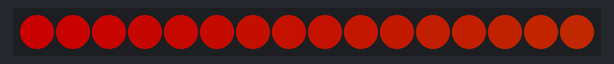
The sketch below on a simulated Arduino Uno, built with avr-gcc and run on an emulated ATmega328P. On the bench: 16 RGB LEDs in strip order, left to right. Dim RGB values are drawn brighter than linear.

Above: at 0.16 s.
At 4.96 s:
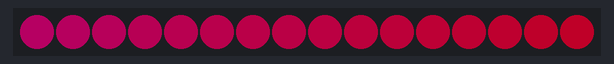
At 10.07 s:
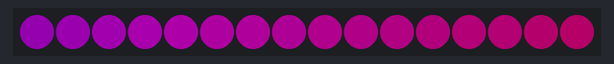
At 19.99 s:
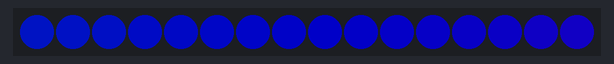
At 29.91 s:
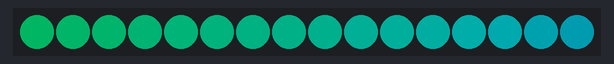
At 39.83 s:
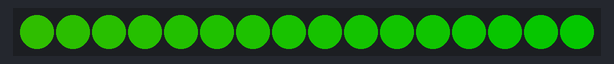

The sketch:

vattentanksljus.ino
```cpp
#include <Adafruit_NeoPixel.h>

int ledPin = 10;
int ledCount = 16;

unsigned long onFor = 8*60*60*1000;
unsigned long offFor = 16*60*60*1000;
unsigned long dayLength = onFor + offFor;

Adafruit_NeoPixel strip(ledCount, ledPin, NEO_GRB + NEO_KHZ800);


void setup()
{
  strip.begin();           // INITIALIZE NeoPixel strip object (REQUIRED)
  strip.setBrightness(100); // Set BRIGHTNESS to about 1/5 (max = 255)
  strip.show();            // Turn OFF all pixels ASAP
}

void loop() {
  bool on = true;
  unsigned long now = millis();
  unsigned long timeIntoDay = now % dayLength;
  if(timeIntoDay > onFor)
  {
    on = false;
  }

  if(on) {
    strip.setBrightness(100);
    rainbow(20);
  } else {
    strip.setBrightness(0);
    strip.show();
  }
}

// Input a value 0 to 255 to get a color value.
// The colours are a transition r - g - b - back to r.
uint32_t Wheel(byte WheelPos) {
  WheelPos = 255 - WheelPos;
  if(WheelPos < 85) {
    return strip.Color(255 - WheelPos * 3, 0, WheelPos * 3);
  }
  if(WheelPos < 170) {
    WheelPos -= 85;
    return strip.Color(0, WheelPos * 3, 255 - WheelPos * 3);
  }
  WheelPos -= 170;
  return strip.Color(WheelPos * 3, 255 - WheelPos * 3, 0);
}

void rainbow(uint8_t wait) {
  uint16_t i, j;

  for(j=0; j<256; j++) {
    for(i=0; i<strip.numPixels(); i++) {
      strip.setPixelColor(i, Wheel((i+j) & 255));
    }
    strip.show();
    delay(wait);
  }
}

void blinky(uint8_t wait) {
  strip.setPixelColor(0, strip.Color(255, 0, 0));
  strip.setPixelColor(1, strip.Color(0, 255, 0));
  strip.show();
  delay(wait);
  strip.setPixelColor(1, strip.Color(255, 0, 0));
  strip.setPixelColor(0, strip.Color(0, 255, 0));
  strip.show();
  delay(wait);
}
```
